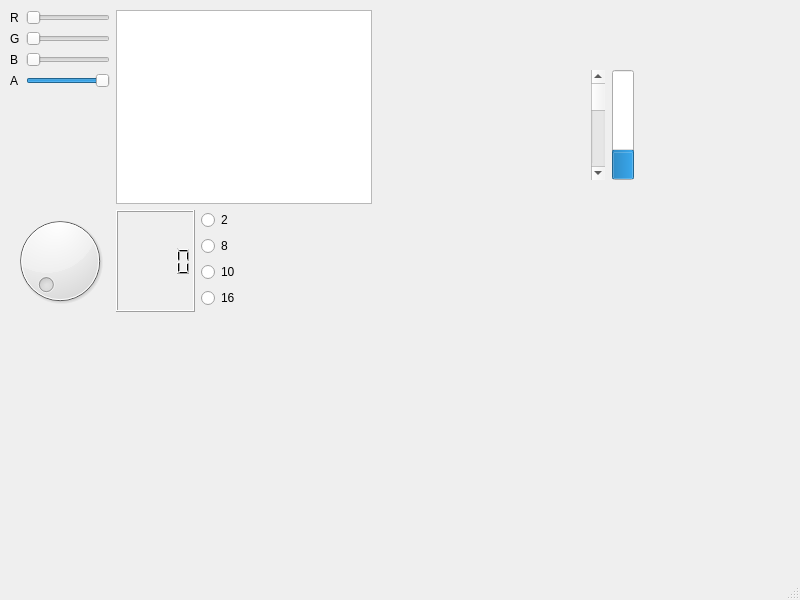
<?xml version="1.0" encoding="UTF-8"?>
<ui version="4.0">
 <class>MainWindow</class>
 <widget class="QMainWindow" name="MainWindow">
  <property name="geometry">
   <rect>
    <x>0</x>
    <y>0</y>
    <width>800</width>
    <height>600</height>
   </rect>
  </property>
  <property name="windowTitle">
   <string>MainWindow</string>
  </property>
  <widget class="QWidget" name="centralwidget">
   <widget class="QWidget" name="">
    <property name="geometry">
     <rect>
      <x>590</x>
      <y>70</y>
      <width>45</width>
      <height>110</height>
     </rect>
    </property>
    <layout class="QHBoxLayout" name="horizontalLayout_3">
     <item>
      <widget class="QScrollBar" name="horizontalScrollBar">
       <property name="orientation">
        <enum>Qt::Vertical</enum>
       </property>
      </widget>
     </item>
     <item>
      <widget class="QProgressBar" name="progressBar">
       <property name="value">
        <number>24</number>
       </property>
       <property name="orientation">
        <enum>Qt::Vertical</enum>
       </property>
      </widget>
     </item>
    </layout>
   </widget>
   <widget class="QWidget" name="">
    <property name="geometry">
     <rect>
      <x>10</x>
      <y>210</y>
      <width>269</width>
      <height>102</height>
     </rect>
    </property>
    <layout class="QHBoxLayout" name="horizontalLayout_2">
     <item>
      <widget class="QDial" name="dial"/>
     </item>
     <item>
      <widget class="QLCDNumber" name="lcdNumber"/>
     </item>
     <item>
      <layout class="QVBoxLayout" name="verticalLayout_3">
       <item>
        <widget class="QRadioButton" name="radioButton">
         <property name="text">
          <string>2</string>
         </property>
        </widget>
       </item>
       <item>
        <widget class="QRadioButton" name="radioButton_2">
         <property name="text">
          <string>8</string>
         </property>
        </widget>
       </item>
       <item>
        <widget class="QRadioButton" name="radioButton_3">
         <property name="text">
          <string>10</string>
         </property>
        </widget>
       </item>
       <item>
        <widget class="QRadioButton" name="radioButton_4">
         <property name="text">
          <string>16</string>
         </property>
        </widget>
       </item>
      </layout>
     </item>
    </layout>
   </widget>
   <widget class="QWidget" name="">
    <property name="geometry">
     <rect>
      <x>10</x>
      <y>10</y>
      <width>362</width>
      <height>194</height>
     </rect>
    </property>
    <layout class="QHBoxLayout" name="horizontalLayout">
     <item>
      <layout class="QFormLayout" name="formLayout">
       <item row="0" column="0">
        <widget class="QLabel" name="label">
         <property name="text">
          <string>R</string>
         </property>
        </widget>
       </item>
       <item row="0" column="1">
        <widget class="QSlider" name="slider_r">
         <property name="maximum">
          <number>255</number>
         </property>
         <property name="orientation">
          <enum>Qt::Horizontal</enum>
         </property>
        </widget>
       </item>
       <item row="1" column="0">
        <widget class="QLabel" name="label_2">
         <property name="text">
          <string>G</string>
         </property>
        </widget>
       </item>
       <item row="1" column="1">
        <widget class="QSlider" name="slider_g">
         <property name="maximum">
          <number>255</number>
         </property>
         <property name="orientation">
          <enum>Qt::Horizontal</enum>
         </property>
        </widget>
       </item>
       <item row="2" column="0">
        <widget class="QLabel" name="label_3">
         <property name="text">
          <string>B</string>
         </property>
        </widget>
       </item>
       <item row="2" column="1">
        <widget class="QSlider" name="slider_b">
         <property name="maximum">
          <number>255</number>
         </property>
         <property name="orientation">
          <enum>Qt::Horizontal</enum>
         </property>
        </widget>
       </item>
       <item row="3" column="0">
        <widget class="QLabel" name="label_4">
         <property name="text">
          <string>A</string>
         </property>
        </widget>
       </item>
       <item row="3" column="1">
        <widget class="QSlider" name="slider_a">
         <property name="maximum">
          <number>255</number>
         </property>
         <property name="value">
          <number>255</number>
         </property>
         <property name="orientation">
          <enum>Qt::Horizontal</enum>
         </property>
        </widget>
       </item>
      </layout>
     </item>
     <item>
      <widget class="QTextEdit" name="te_color"/>
     </item>
    </layout>
   </widget>
  </widget>
  <widget class="QMenuBar" name="menubar">
   <property name="geometry">
    <rect>
     <x>0</x>
     <y>0</y>
     <width>800</width>
     <height>23</height>
    </rect>
   </property>
  </widget>
  <widget class="QStatusBar" name="statusbar"/>
 </widget>
 <resources/>
 <connections/>
</ui>
